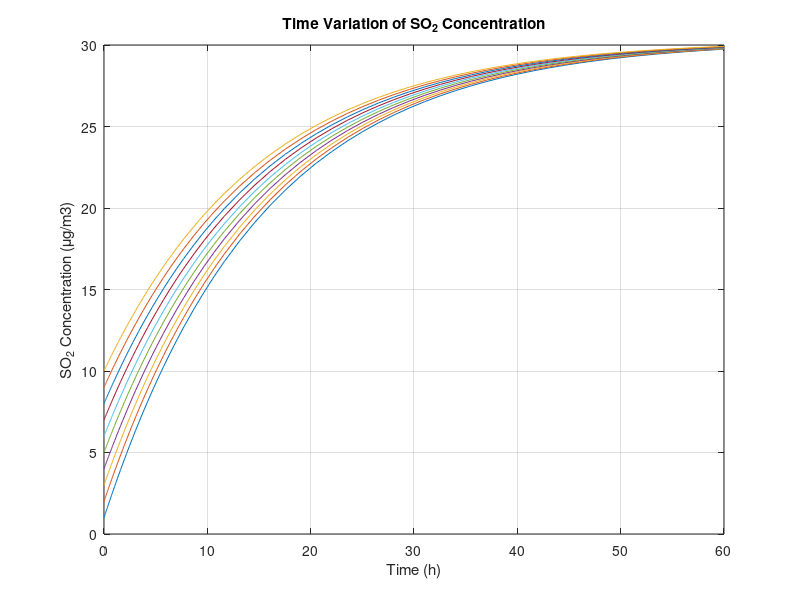

Source code (MATLAB):
function Aryan_25M1429_Lagrangian_box()
clc
clear

% Initialize Parameters
q = 2000; % flux of pollutant in ug/m2-h
H = 1000; % mixing height in m
k = 0.03; % rate constant in per hour
vd = 0.01 * 3600; % m/hr
c_initial = [1:1:10]; % ug/m3, initial concentration

%Timespan for solving ODE
tspan = [0,60];

%Solve ODE for Lagrangian box
[t, c] = ode45(@(t,c) Lagrangian_ODE(t, c, q, H, k, vd), tspan, c_initial);

%Plot results
plot(t, c);
xlabel('Time (h)');
ylabel('SO_2 Concentration (\mug/m3)');
title ('Time Variation of SO_2 Concentration');
grid on;
end

%Define what ODE equation is being solved in the above function
function dcdt = Lagrangian_ODE(~,c,q,H,k,vd)
dcdt = (q/H) - (k*c) - (vd*c/H);
end
